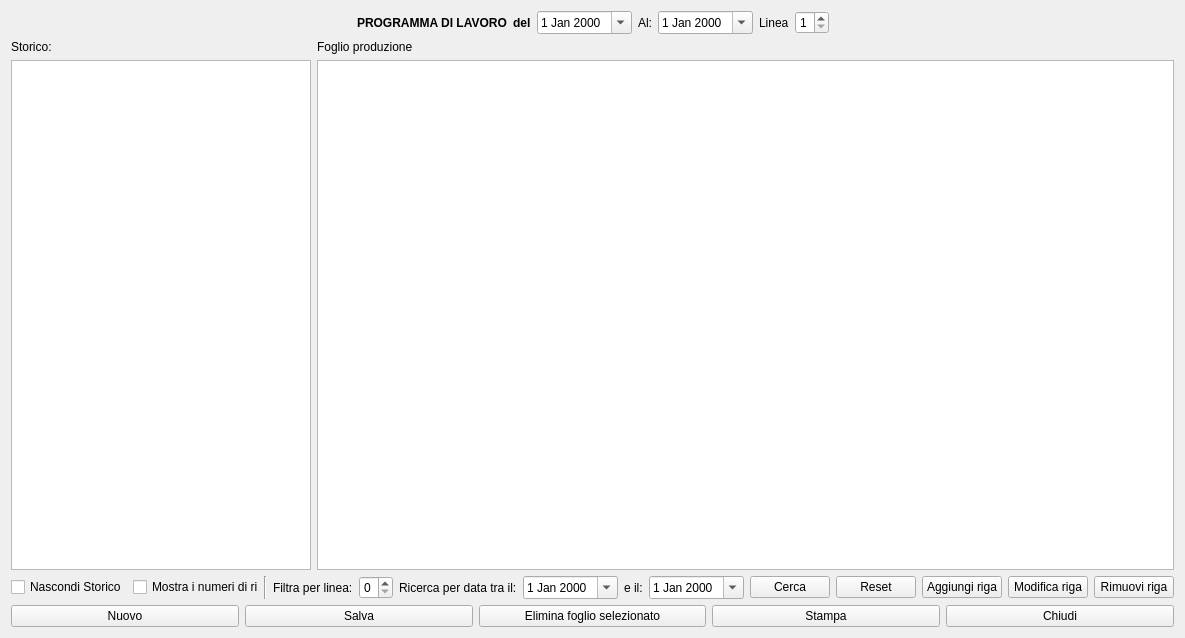
<?xml version="1.0" encoding="UTF-8"?>
<ui version="4.0">
 <class>HWorkProgram</class>
 <widget class="QWidget" name="HWorkProgram">
  <property name="windowModality">
   <enum>Qt::ApplicationModal</enum>
  </property>
  <property name="geometry">
   <rect>
    <x>0</x>
    <y>0</y>
    <width>1143</width>
    <height>638</height>
   </rect>
  </property>
  <property name="windowTitle">
   <string>Programmazione Lavorazione</string>
  </property>
  <property name="windowIcon">
   <iconset resource="icons.qrc">
    <normaloff>:/Resources/3D_Icons_Icon_256.png</normaloff>:/Resources/3D_Icons_Icon_256.png</iconset>
  </property>
  <layout class="QVBoxLayout" name="verticalLayout">
   <item>
    <layout class="QGridLayout" name="gridLayout">
     <item row="1" column="3">
      <widget class="QLabel" name="label_4">
       <property name="font">
        <font>
         <weight>75</weight>
         <bold>true</bold>
        </font>
       </property>
       <property name="text">
        <string>del</string>
       </property>
      </widget>
     </item>
     <item row="1" column="4">
      <widget class="QDateEdit" name="deDal">
       <property name="calendarPopup">
        <bool>true</bool>
       </property>
      </widget>
     </item>
     <item row="1" column="5">
      <widget class="QLabel" name="label_5">
       <property name="text">
        <string>Al:</string>
       </property>
      </widget>
     </item>
     <item row="1" column="7">
      <widget class="QLabel" name="label_3">
       <property name="text">
        <string>Linea</string>
       </property>
      </widget>
     </item>
     <item row="1" column="10">
      <spacer name="horizontalSpacer_3">
       <property name="orientation">
        <enum>Qt::Horizontal</enum>
       </property>
       <property name="sizeHint" stdset="0">
        <size>
         <width>40</width>
         <height>20</height>
        </size>
       </property>
      </spacer>
     </item>
     <item row="1" column="6">
      <widget class="QDateEdit" name="deAl">
       <property name="calendarPopup">
        <bool>true</bool>
       </property>
      </widget>
     </item>
     <item row="1" column="8">
      <widget class="QSpinBox" name="spLinea">
       <property name="minimum">
        <number>1</number>
       </property>
       <property name="maximum">
        <number>2</number>
       </property>
      </widget>
     </item>
     <item row="1" column="1">
      <widget class="QLabel" name="label">
       <property name="font">
        <font>
         <weight>75</weight>
         <bold>true</bold>
        </font>
       </property>
       <property name="text">
        <string>PROGRAMMA DI LAVORO</string>
       </property>
      </widget>
     </item>
     <item row="1" column="0">
      <spacer name="horizontalSpacer">
       <property name="orientation">
        <enum>Qt::Horizontal</enum>
       </property>
       <property name="sizeHint" stdset="0">
        <size>
         <width>40</width>
         <height>20</height>
        </size>
       </property>
      </spacer>
     </item>
    </layout>
   </item>
   <item>
    <layout class="QHBoxLayout" name="horizontalLayout_4">
     <item>
      <widget class="QLabel" name="label_2">
       <property name="maximumSize">
        <size>
         <width>300</width>
         <height>16777215</height>
        </size>
       </property>
       <property name="text">
        <string>Storico:</string>
       </property>
      </widget>
     </item>
     <item>
      <widget class="QLabel" name="lbSheet">
       <property name="text">
        <string>Foglio produzione</string>
       </property>
      </widget>
     </item>
    </layout>
   </item>
   <item>
    <layout class="QHBoxLayout" name="horizontalLayout_3">
     <item>
      <widget class="QTableView" name="tvStorico">
       <property name="maximumSize">
        <size>
         <width>300</width>
         <height>16777215</height>
        </size>
       </property>
       <property name="editTriggers">
        <set>QAbstractItemView::NoEditTriggers</set>
       </property>
       <property name="alternatingRowColors">
        <bool>true</bool>
       </property>
       <property name="selectionMode">
        <enum>QAbstractItemView::SingleSelection</enum>
       </property>
       <property name="selectionBehavior">
        <enum>QAbstractItemView::SelectRows</enum>
       </property>
       <property name="sortingEnabled">
        <bool>true</bool>
       </property>
       <attribute name="horizontalHeaderShowSortIndicator" stdset="0">
        <bool>true</bool>
       </attribute>
       <attribute name="verticalHeaderVisible">
        <bool>false</bool>
       </attribute>
       <attribute name="verticalHeaderShowSortIndicator" stdset="0">
        <bool>false</bool>
       </attribute>
      </widget>
     </item>
     <item>
      <widget class="QTableView" name="tvGeneral">
       <property name="editTriggers">
        <set>QAbstractItemView::DoubleClicked</set>
       </property>
       <property name="dragEnabled">
        <bool>true</bool>
       </property>
       <property name="dragDropMode">
        <enum>QAbstractItemView::InternalMove</enum>
       </property>
       <property name="defaultDropAction">
        <enum>Qt::MoveAction</enum>
       </property>
       <property name="alternatingRowColors">
        <bool>true</bool>
       </property>
       <property name="selectionMode">
        <enum>QAbstractItemView::SingleSelection</enum>
       </property>
       <property name="selectionBehavior">
        <enum>QAbstractItemView::SelectRows</enum>
       </property>
       <property name="sortingEnabled">
        <bool>true</bool>
       </property>
       <attribute name="horizontalHeaderStretchLastSection">
        <bool>true</bool>
       </attribute>
       <attribute name="verticalHeaderShowSortIndicator" stdset="0">
        <bool>false</bool>
       </attribute>
      </widget>
     </item>
    </layout>
   </item>
   <item>
    <layout class="QHBoxLayout" name="horizontalLayout_2">
     <item>
      <widget class="QCheckBox" name="checkBox">
       <property name="text">
        <string>Nascondi Storico</string>
       </property>
      </widget>
     </item>
     <item>
      <widget class="QCheckBox" name="cbshowrows">
       <property name="minimumSize">
        <size>
         <width>125</width>
         <height>0</height>
        </size>
       </property>
       <property name="maximumSize">
        <size>
         <width>300</width>
         <height>16777215</height>
        </size>
       </property>
       <property name="text">
        <string>Mostra i numeri di riga</string>
       </property>
      </widget>
     </item>
     <item>
      <widget class="Line" name="line">
       <property name="orientation">
        <enum>Qt::Vertical</enum>
       </property>
      </widget>
     </item>
     <item>
      <widget class="QLabel" name="label_6">
       <property name="text">
        <string>Filtra per linea:</string>
       </property>
      </widget>
     </item>
     <item>
      <widget class="QSpinBox" name="spSearchLinea">
       <property name="minimum">
        <number>0</number>
       </property>
       <property name="maximum">
        <number>5</number>
       </property>
       <property name="value">
        <number>0</number>
       </property>
      </widget>
     </item>
     <item>
      <widget class="QLabel" name="label_7">
       <property name="text">
        <string>Ricerca per data tra il:</string>
       </property>
      </widget>
     </item>
     <item>
      <widget class="QDateEdit" name="deSearch">
       <property name="calendarPopup">
        <bool>true</bool>
       </property>
      </widget>
     </item>
     <item>
      <widget class="QLabel" name="label_8">
       <property name="text">
        <string>e il:</string>
       </property>
      </widget>
     </item>
     <item>
      <widget class="QDateEdit" name="deSearchTo">
       <property name="calendarPopup">
        <bool>true</bool>
       </property>
      </widget>
     </item>
     <item>
      <widget class="QPushButton" name="pbSearch">
       <property name="text">
        <string>Cerca</string>
       </property>
       <property name="icon">
        <iconset resource="icons.qrc">
         <normaloff>:/Resources/Search.PNG</normaloff>:/Resources/Search.PNG</iconset>
       </property>
      </widget>
     </item>
     <item>
      <widget class="QPushButton" name="pbReset">
       <property name="text">
        <string>Reset</string>
       </property>
       <property name="icon">
        <iconset resource="icons.qrc">
         <normaloff>:/Resources/Counterclockwise-arrow64.png</normaloff>:/Resources/Counterclockwise-arrow64.png</iconset>
       </property>
      </widget>
     </item>
     <item>
      <spacer name="horizontalSpacer_2">
       <property name="orientation">
        <enum>Qt::Horizontal</enum>
       </property>
       <property name="sizeHint" stdset="0">
        <size>
         <width>40</width>
         <height>20</height>
        </size>
       </property>
      </spacer>
     </item>
     <item>
      <spacer name="horizontalSpacer_4">
       <property name="orientation">
        <enum>Qt::Horizontal</enum>
       </property>
       <property name="sizeHint" stdset="0">
        <size>
         <width>40</width>
         <height>20</height>
        </size>
       </property>
      </spacer>
     </item>
     <item>
      <widget class="QPushButton" name="pbAdd">
       <property name="text">
        <string>Aggiungi riga</string>
       </property>
       <property name="icon">
        <iconset resource="icons.qrc">
         <normaloff>:/Resources/Plus.PNG</normaloff>:/Resources/Plus.PNG</iconset>
       </property>
      </widget>
     </item>
     <item>
      <widget class="QPushButton" name="pbModify">
       <property name="text">
        <string>Modifica riga</string>
       </property>
       <property name="icon">
        <iconset resource="icons.qrc">
         <normaloff>:/Resources/Pencil.PNG</normaloff>:/Resources/Pencil.PNG</iconset>
       </property>
      </widget>
     </item>
     <item>
      <widget class="QPushButton" name="pbRemove">
       <property name="text">
        <string>Rimuovi riga</string>
       </property>
       <property name="icon">
        <iconset resource="icons.qrc">
         <normaloff>:/Resources/Minus.PNG</normaloff>:/Resources/Minus.PNG</iconset>
       </property>
      </widget>
     </item>
    </layout>
   </item>
   <item>
    <layout class="QHBoxLayout" name="horizontalLayout">
     <item>
      <widget class="QPushButton" name="pbNewSheet">
       <property name="text">
        <string>Nuovo</string>
       </property>
       <property name="icon">
        <iconset resource="icons.qrc">
         <normaloff>:/Resources/Plus.PNG</normaloff>:/Resources/Plus.PNG</iconset>
       </property>
       <property name="iconSize">
        <size>
         <width>32</width>
         <height>32</height>
        </size>
       </property>
      </widget>
     </item>
     <item>
      <widget class="QPushButton" name="pbSave">
       <property name="text">
        <string>Salva</string>
       </property>
       <property name="icon">
        <iconset resource="icons.qrc">
         <normaloff>:/Resources/save-icon.png</normaloff>:/Resources/save-icon.png</iconset>
       </property>
       <property name="iconSize">
        <size>
         <width>32</width>
         <height>32</height>
        </size>
       </property>
      </widget>
     </item>
     <item>
      <widget class="QPushButton" name="pbDeleteSheet">
       <property name="text">
        <string>Elimina foglio selezionato</string>
       </property>
       <property name="icon">
        <iconset resource="icons.qrc">
         <normaloff>:/Resources/Banned-Sign.PNG</normaloff>:/Resources/Banned-Sign.PNG</iconset>
       </property>
       <property name="iconSize">
        <size>
         <width>32</width>
         <height>32</height>
        </size>
       </property>
      </widget>
     </item>
     <item>
      <widget class="QPushButton" name="pbPrint">
       <property name="enabled">
        <bool>true</bool>
       </property>
       <property name="text">
        <string>Stampa</string>
       </property>
       <property name="icon">
        <iconset resource="icons.qrc">
         <normaloff>:/Resources/Printer-icon.png</normaloff>:/Resources/Printer-icon.png</iconset>
       </property>
       <property name="iconSize">
        <size>
         <width>32</width>
         <height>32</height>
        </size>
       </property>
      </widget>
     </item>
     <item>
      <widget class="QPushButton" name="pbClose">
       <property name="text">
        <string>Chiudi</string>
       </property>
       <property name="icon">
        <iconset resource="icons.qrc">
         <normaloff>:/Resources/Actions-window-close-icon.png</normaloff>:/Resources/Actions-window-close-icon.png</iconset>
       </property>
       <property name="iconSize">
        <size>
         <width>32</width>
         <height>32</height>
        </size>
       </property>
      </widget>
     </item>
    </layout>
   </item>
  </layout>
 </widget>
 <resources>
  <include location="icons.qrc"/>
 </resources>
 <connections/>
</ui>
